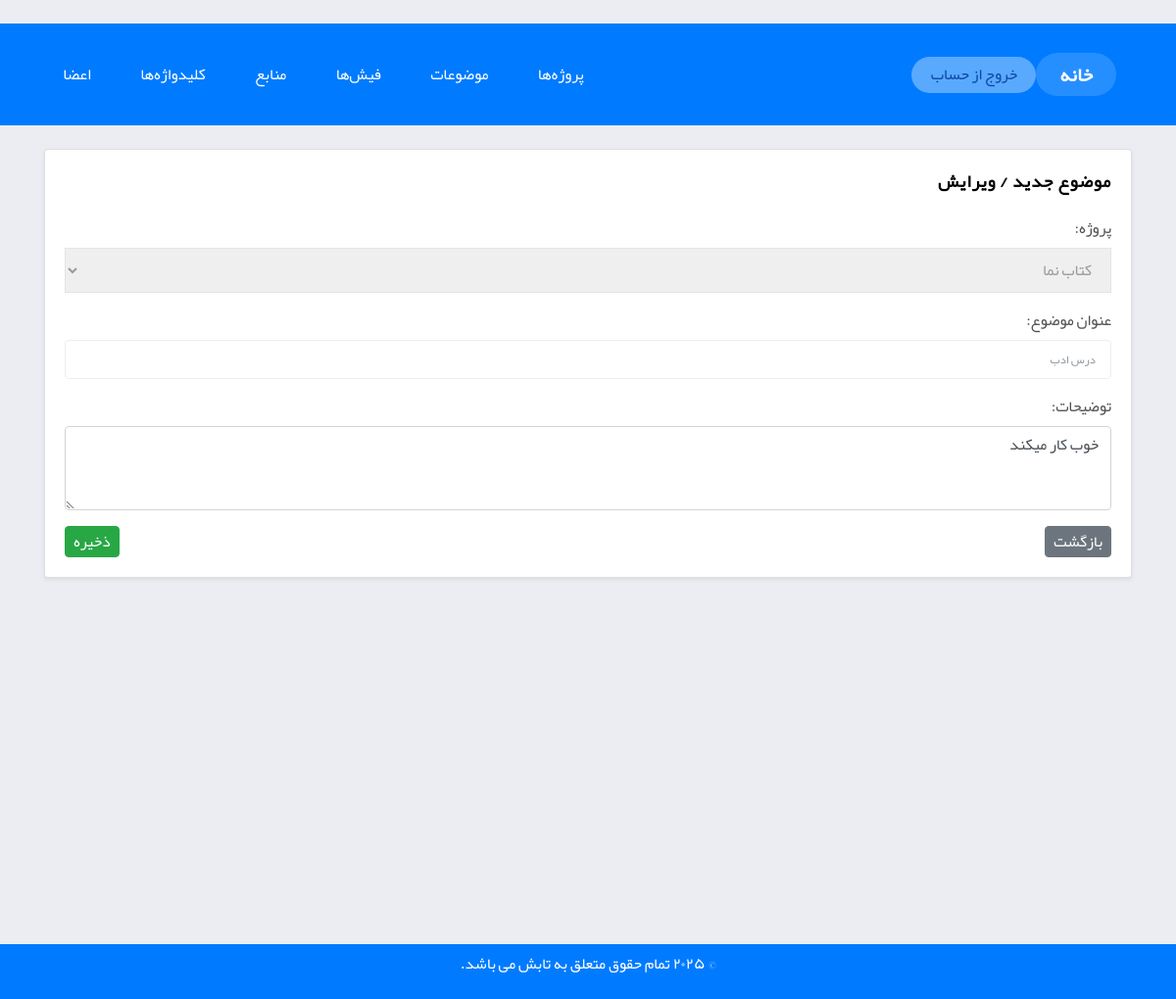
/topics/1/edit/ (signed in), run on the app's committed database.
### research/models.py (models this page shows, shortened)
class ResearchTopic(models.Model):
    project = models.ForeignKey(ResearchProject, on_delete=models.CASCADE, related_name="topics", verbose_name="پروژه")
    title = models.CharField(max_length=200, verbose_name="عنوان موضوع")
    description = models.TextField(blank=True, verbose_name="توضیحات")
    created_at = models.DateTimeField(auto_now_add=True, verbose_name="تاریخ ایجاد")
    class Meta:
        verbose_name = "موضوع تحقیق"
        verbose_name_plural = "موضوعات تحقیق"

class ResearchProject(models.Model):
    user = models.ForeignKey(settings.AUTH_USER_MODEL, on_delete=models.CASCADE, null=True, blank=True, related_name="projects", verbose_name="مدیر پروژه")
    title = models.CharField(max_length=200, verbose_name="عنوان پروژه")
    description = models.TextField(blank=True, verbose_name="توضیحات پروژه")
    created_at = models.DateTimeField(auto_now_add=True, verbose_name="تاریخ ایجاد")
    def __str__(self):
        return self.title
    class Meta:
        verbose_name = "پروژه تحقیقاتی"
        verbose_name_plural = "پروژه‌های تحقیقاتی"

### research/views.py (the view, shortened to what this page needs)
# urls.py: path("topics/<int:pk>/edit/", views.topic_update, name="topic_update"),
@login_required
def topic_update(request, pk):
    topic = get_object_or_404(ResearchTopic, pk=pk, project__user=request.user)
    form = ResearchTopicForm(request.POST or None, instance=topic)
    form.fields["project"].queryset = ResearchProject.objects.filter(user=request.user)
    return render(request, "research/topic_form.html", {"form": form, "topic": topic})

### research/forms.py
class ResearchTopicForm(ModelForm):
    class Meta:
        model = ResearchTopic
        fields = ['project', 'title', 'description']
        labels = {
            'project': 'پروژه',
            'title': 'عنوان موضوع',
            'description': 'توضیحات',
        }
        widgets = {
            'project': forms.Select(attrs={'class': 'form-select'}),
            'title': forms.TextInput(attrs={'class': 'form-control', 'placeholder': 'مثلاً نقش هوش مصنوعی در آموزش'}),
            'description': forms.Textarea(attrs={'class': 'form-control', 'rows': 3}),
        }

### templates/research/topic_form.html (shortened to what this page needs)
{% extends 'base.html' %}
{% block content %}
<div class="container py-4">
  <div class="card shadow-sm">
    <div class="card-body">
      <h4 class="card-title mb-4 text-right">موضوع جدید / ویرایش</h4>
      <form method="post" class="text-right">
        {{ form.as_p }}
        <div class="d-flex justify-content-between mt-3">
          <a href="{% url 'topic_list' %}" class="btn btn-secondary">بازگشت</a>
          <button type="submit" class="btn btn-success">ذخیره</button>
        </div>
      </form>
    </div>
  </div>
</div>
{% endblock %}

### ResearchProject/static/css/custom.css (style rules this page uses)
.btn { padding: 3px 8px !important; font-size: 16px; cursor: pointer; }

### templates/base.html (style rules this page uses)
:root { font-family: "Yekan", sans-serif; }
body, body *:not(i) { font-family: "Yekan", sans-serif !important; }

### data on the page
ResearchTopic: project "کتاب نما", description "خوب کار میکند"
ResearchProject: title "درس ادب"
